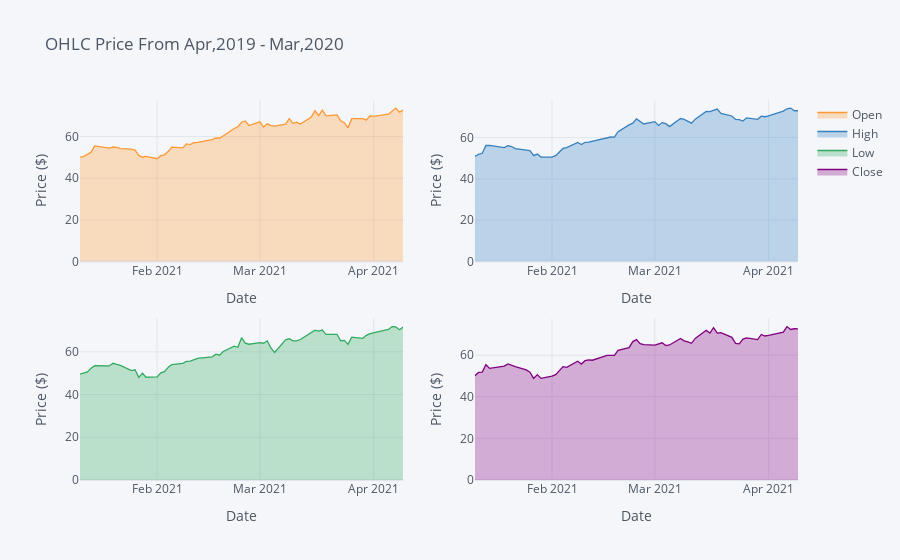

Notebook code for this chart:
### Code cell
ALK.iplot(
               keys=["Open", "High", "Low", "Close"],
               subplots=True,
               fill=True,
               xTitle="Date", yTitle="Price ($)", title="OHLC Price From Apr,2019 - Mar,2020")
